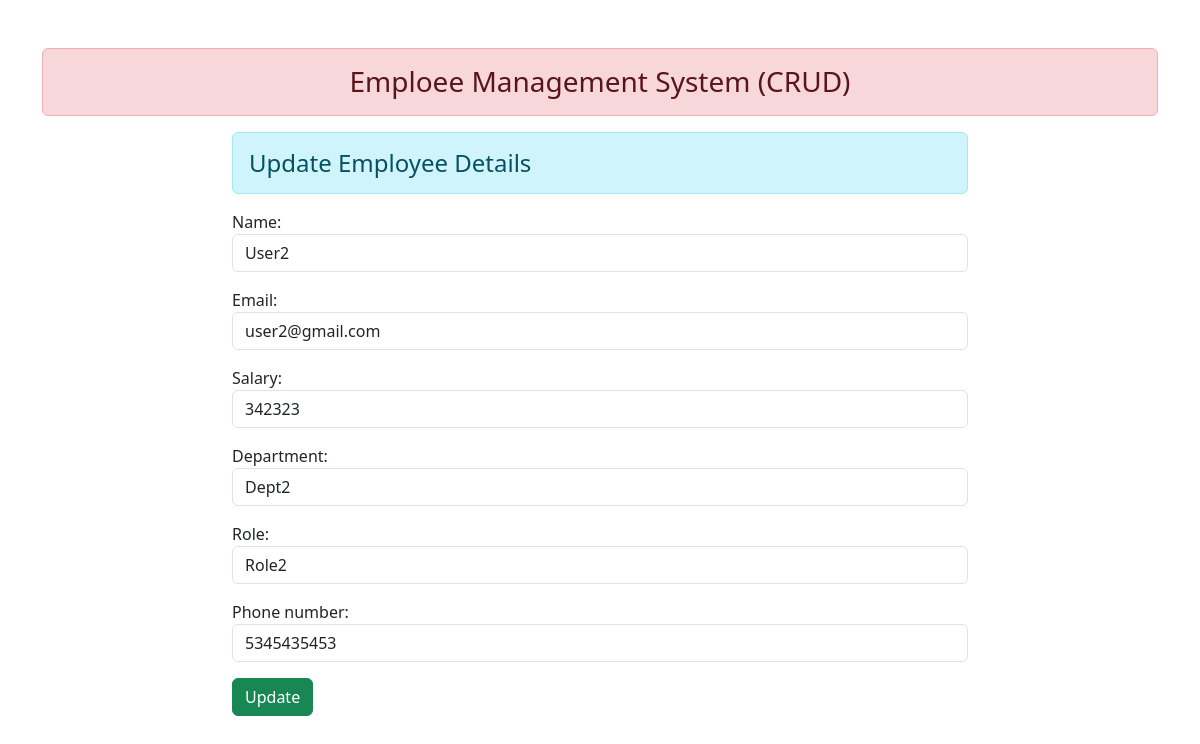
Page /update/25/ on the committed database.
### employee/models.py (models this page shows, shortened)
class Employee(models.Model):
    name = models.CharField(max_length=50)
    email = models.EmailField(max_length=100)
    salary = models.IntegerField()
    department = models.CharField(max_length=50)
    role = models.CharField(max_length=50)
    phone_number = models.TextField(max_length=10)

### employee/views.py (the view)
# urls.py: path('update/<int:id>/', views.update_emp, name="update_emp"),
def update_emp(request, id):
    if request.method == "POST":
        emp = Employee.objects.get(pk=id)
        fm = EmployeeForm(request.POST, instance=emp)
        if fm.is_valid():
            fm.save()
        return HttpResponseRedirect('/')
    else:
        emp = Employee.objects.get(pk=id)
        fm = EmployeeForm(instance=emp)
    return render(request, 'employee/updateemployee.html', {'form': fm})

### employee/forms.py
class EmployeeForm(forms.ModelForm):
    class Meta:
        model = Employee
        fields = '__all__'
        widgets = {
            'name': forms.TextInput(attrs={'class': 'form-control'}),
            'email': forms.EmailInput(attrs={'class': 'form-control'}),
            'salary': forms.NumberInput(attrs={'class': 'form-control'}),
            'department': forms.TextInput(attrs={'class': 'form-control'}),
            'role': forms.TextInput(attrs={'class': 'form-control'}),
            'phone_number': forms.TextInput(attrs={'class': 'form-control'}),
        }

### employee/templates/employee/updateemployee.html (shortened to what this page needs)
{% extends 'employee/base.html' %}
{% block content %}
<div class="row">
    <div class="col-sm-8 offset-2">
        <h4 class="alert alert-info">Update Employee Details</h4>
        <form action="" method="post">
            {{form.as_p}}
            <input type="submit" class="btn btn-success" value="Update">
        </form>
    </div>
</div>
{% endblock content %}

### rows in the picture
Employee: name "User2", email "user2@gmail.com", salary "342323", department "Dept2", role "Role2", phone_number "5345435453"
